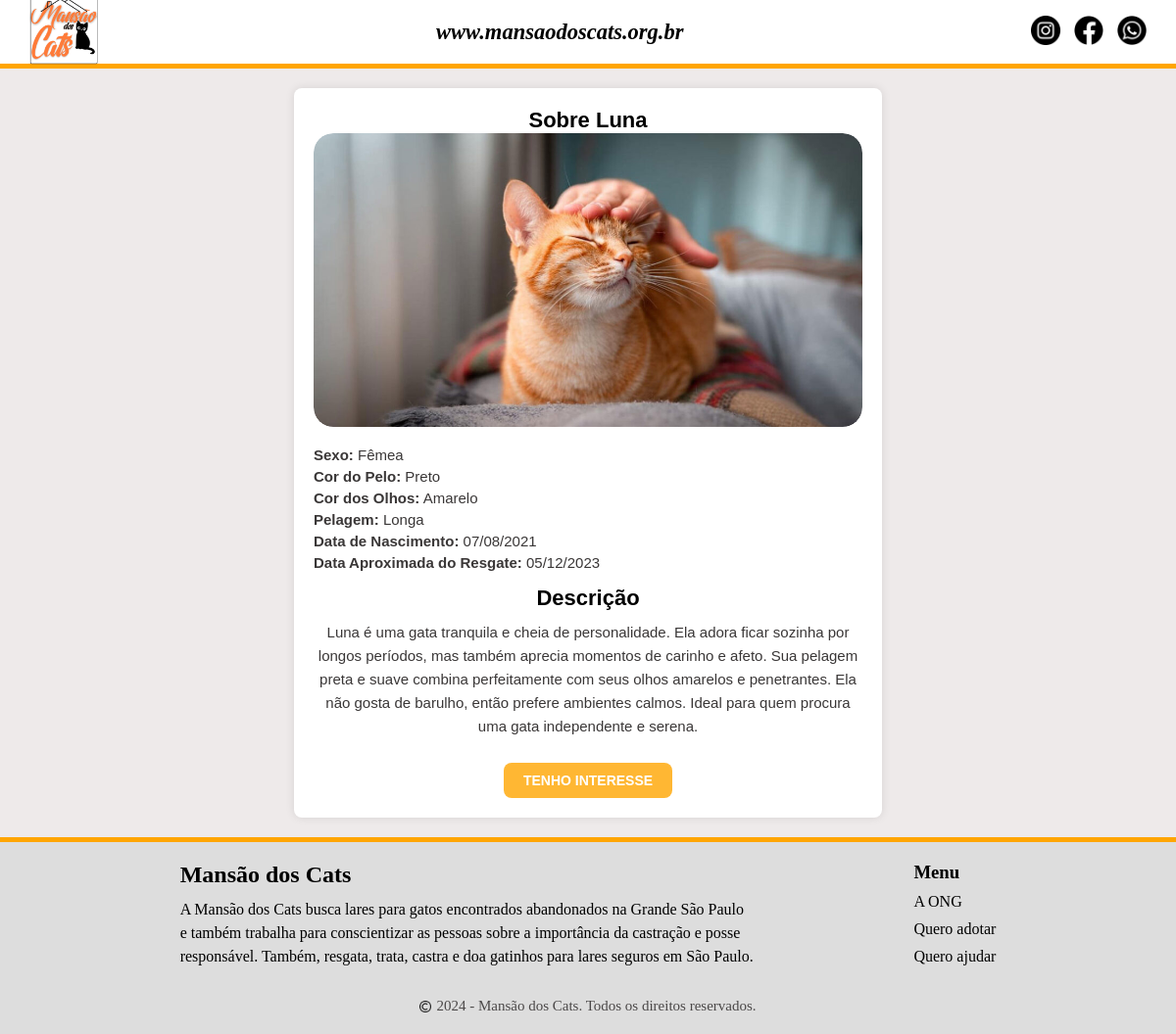
The app's page /pages/gatos.php?id=3 with its own data.
### tables this page shows
CREATE TABLE tb_gatos (
    id INT AUTO_INCREMENT PRIMARY KEY, 
    nome VARCHAR(100) NOT NULL,        
    sexo ENUM('Macho', 'Fêmea') NOT NULL, 
    cor_pelo VARCHAR(50) NOT NULL,    
    cor_olhos VARCHAR(50),            
    tm_pelagem ENUM('Curta', 'Média', 'Longa') NOT NULL, 
    dt_nasc_aprox DATE,               
    dt_resgate DATE NOT NULL,         
    desc_detalhada TEXT,              
    foto LONGBLOB DEFAULT NULL,       
    adotado BOOLEAN DEFAULT FALSE    
);

### pages/gatos.php (the view, shortened to what this page needs)
<?php
include('../config.php');
if (isset($_GET['id']) && is_numeric($_GET['id'])) {
  $id = intval($_GET['id']);
} else {
  echo "Nenhum gato selecionado.";
  exit;
}
if ($id) {
  $stmt = $conn->prepare("SELECT * FROM tb_gatos WHERE id = ?");
  $stmt->bind_param("s", $id);
  $stmt->execute();
  $result = $stmt->get_result();
  if ($result->num_rows > 0) {
    $gato = $result->fetch_assoc();
  } else {
    echo "Gato não encontrado.";
    exit;
  }
} else {
  echo "Nenhum gato selecionado.";
  exit;
}
?>
<!DOCTYPE html>
<html lang="pt-br">
<head>
  <link rel="stylesheet" href="../assets/styles/gatos.css">
</head>
<body>
  <?php include('../includes/header.php'); ?>
  <main>
  <div class="container">
    <h1>Sobre <?php echo htmlspecialchars($gato['nome']); ?></h1>
    <div class="box">
      <?php if (!empty($gato['foto'])): ?>
        <img src="<?php echo htmlspecialchars($gato['foto']); ?>" alt="Foto de <?php echo htmlspecialchars($gato['nome']); ?>">
      <?php else: ?>
        <p>Foto não disponível.</p>
      <?php endif; ?>
    </div>
    <ul>
      <li><strong>Sexo:</strong> <?php echo htmlspecialchars($gato['sexo']); ?></li>
      <li><strong>Cor do Pelo:</strong> <?php echo htmlspecialchars($gato['cor_pelo']); ?></li>
      <li><strong>Cor dos Olhos:</strong> <?php echo htmlspecialchars($gato['cor_olhos'] ?: 'Não informada'); ?></li>
      <li><strong>Pelagem:</strong> <?php echo htmlspecialchars($gato['tm_pelagem']); ?></li>
      <li><strong>Data de Nascimento:</strong> <?php
                                                echo $gato['dt_nasc_aprox'] ? date('d/m/Y', strtotime($gato['dt_nasc_aprox'])) : 'Não informada';
                                                ?></li>
      <li><strong>Data Aproximada do Resgate:</strong> <?php
                                                        echo date('d/m/Y', strtotime($gato['dt_resgate'])); ?></li>
    </ul>
    <div>
      <h2>Descrição</h2>
      <p><?php echo nl2br(htmlspecialchars($gato['desc_detalhada'])); ?></p>
    </div>
    <div class="interesse">
      <form action="formulario.php" method="POST">
        <button type="submit" class="btn-interesse">TENHO INTERESSE</button>
      </form>
    </div>
  </div>
</main>
  <?php include('../includes/footer.php'); ?>
</body>
</html>

### assets/styles/gatos.css (style rules this page uses)
* { box-sizing: border-box; margin: 0; padding: 0; }
main { background-color: #eeeaea; padding: 20px; font-family: Arial, sans-serif; }
.container { max-width: 600px; margin: 0 auto; padding: 20px; background-color: white; box-shadow: 0 0 10px rgba(0, 0, 0, 0.1); border-radius: 8px; text-align: center; }
.container h1, .container h2 { color: #000000; font-size: 22px; font-family: Arial, sans-serif; }
.container .box { width: 100%; height: 300px; overflow: hidden; position: relative; text-align: center; border-radius: 20px; margin-bottom: 20px; }
.container .box img { width: 100%; height: 100%; object-fit: cover; border-radius: 20px; }
.container ul { list-style: none; padding: 0; margin: 15px 0; text-align: left; }
.container ul li { color: #3a3737; font-size: 15px; margin: 5px 0; }
.container div p { color: #3a3737; font-size: 15px; line-height: 1.6; margin: 10px 0; font-family: Arial, sans-serif; }
.btn-interesse { display: inline-block; padding: 10px 20px; font-size: 14px; font-weight: bold; color: white; background-color: rgba(255, 165, 0, 0.8); border: none; border-radius: 8px; cursor: pointer; text-decoration: none; transition: background-color 0.3s ease; margin-top: 15px; font-family: Arial, sans-serif; }

### records on screen
tb_gatos: nome "Luna", foto+nome (picture), sexo "Fêmea", cor_pelo "Preto", cor_olhos "Amarelo", tm_pelagem "Longa", dt_nasc_aprox "07/08/2021", dt_resgate "05/12/2023", desc_detalhada "Luna é uma gata tranquila e cheia de personalidade. Ela adora ficar sozinha por longos períodos, mas também aprecia momentos de carinho e afeto. Sua pelagem preta e suave combina perfeitamente com seus olhos amarelos e penetrantes. Ela não gosta de barulho, então prefere ambientes calmos. Ideal para quem procura uma gata independente e serena."
